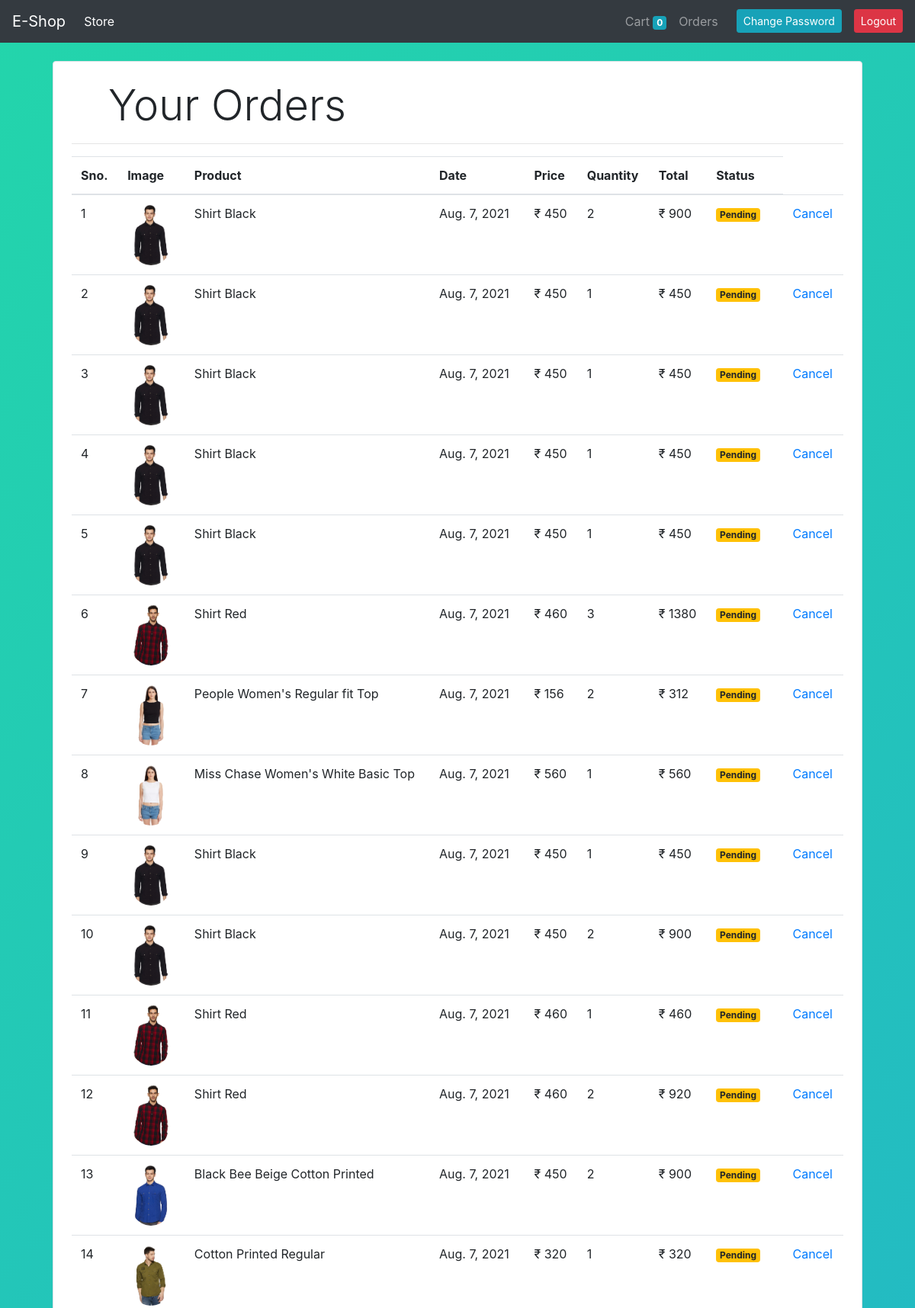
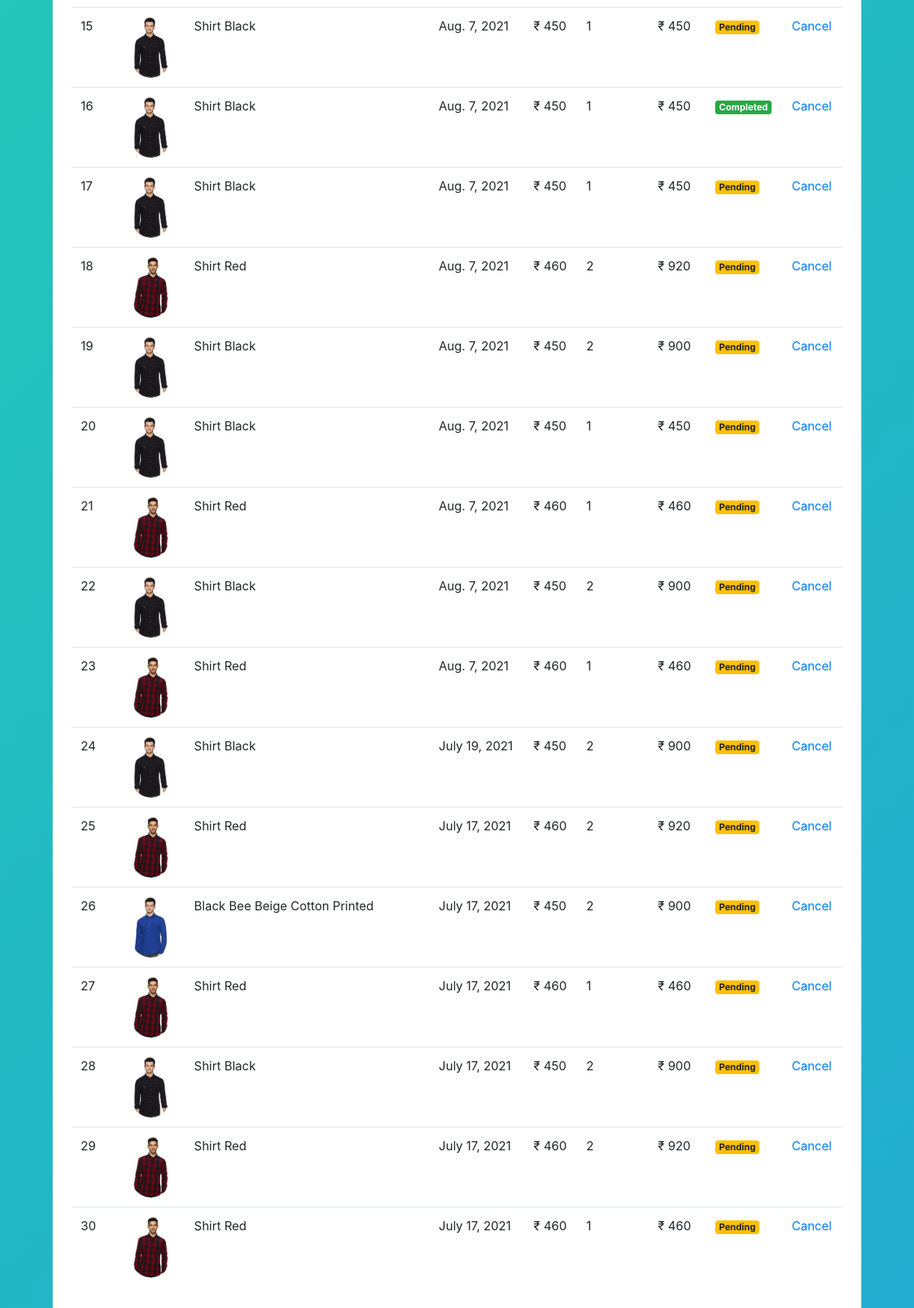
/orders (signed in), run on the app's committed database (2 pictures, top to bottom).
### store/models/orders.py (models this page shows, shortened)
class Order(models.Model):
    product = models.ForeignKey(Product,
                                on_delete=models.CASCADE)
    customer = models.ForeignKey(Customer,
                                 on_delete=models.CASCADE)
    quantity = models.IntegerField(default=1)
    price = models.IntegerField(null=False)
    address = models.CharField(max_length=50, default='', blank=False,null=False)
    phone = models.CharField(max_length=50, default='', blank=False,null=False)
    date = models.DateField(default=datetime.datetime.today)
    status = models.BooleanField(default=False)
    payment = models.CharField(max_length= 255)
    @staticmethod
    def get_orders_by_customer(customer_id):
        return Order.objects.filter(customer=customer_id).order_by('-date')

### store/models/product.py (models this page shows, shortened)
class Product(models.Model):
    name = models.CharField(max_length=50,null=False)
    price = models.IntegerField(default=0,null=False)
    category = models.ForeignKey(Category, on_delete=models.CASCADE, default=1)
    description = models.CharField(max_length=200, default='' , null=False , blank=False)
    image = models.ImageField(upload_to='uploads/products/',null=False)

### store/middlewares/auth.py (the view)
    def middleware(request):
        print(request.session.get('customer'))
        returnUrl = request.META['PATH_INFO']
        print(request.META['PATH_INFO'])
        if not request.session.get('customer'):
           return redirect(f'login?return_url={returnUrl}')
        response = get_response(request)
        return response

### store/templatetags/custom_filter.py (called while the page is built)
@register.filter(name='currency')
def currency(number):
    return "₹ "+str(number)

@register.filter(name='multiply')
def multiply(number , number1):
    return number * number1

### store/views/orders.py (called while the page is built)
    def get(self , request,pk=None ):
        if pk is not None:
            orders=Order.objects.get(pk=pk)
            orders.delete()
            return redirect('orders')
        customer = request.session.get('customer')
        orders = Order.get_orders_by_customer(customer)
        print(orders)
        return render(request , 'orders.html'  , {'orders' : orders})

### store/templates/orders.html
{% extends 'base.html' %}
{% block content %}
{% load cart %}
{% load custom_filter %}
<div class="container">
   <div class="border rounded p-4 m-4 bg-white">
        <p class="display-4 pl-4 ml-4">Your Orders</p>
        <hr>
        <table class="table">
            <thead>
                <tr>
                    <th>Sno.</th>
                    <th>Image</th>
                    <th>Product</th>
                    <th>Date</th>
                    <th>Price</th>
                    <th>Quantity</th>
                    <th>Total</th>
                    <th>Status</th>
                </tr>
            </thead>
            <tbody>
                {% for order in orders %}
                <tr>
                    <td>{{forloop.counter}}</td>
                    <td><img style="height: 80px;" class="rounded-circle" src="{{order.product.image.url}}" alt=""></td>
                    <td>{{order.product.name}}</td>
                    <td>{{order.date}}</td>
                    <td>{{order.price|currency}}</td>
                    <td>{{order.quantity}}</td>
                    <td>{{order.quantity|multiply:order.price|currency}}</td>
                    {% if order.status %}
                    <td><small class="badge badge-success">Completed</small></td>
                    {%else%}
                    <td><small class="badge badge-warning">Pending</small></td>
                    {% endif %}
                    <td><a href="orders/remove/{{order.id}}">Cancel</a></td>
                </tr>
                {% endfor %}
            </tbody>
        </table>
   </div>
</div>
{% endblock %}

### store/templates/base.html (shortened to what this page needs)
<!doctype html>
<html lang="en">
<head>
  <link rel="stylesheet" href="https://maxcdn.bootstrapcdn.com/bootstrap/4.0.0/css/bootstrap.min.css"
>
</head>
<body>
  <nav class="
  sticky-top navbar
  navbar-expand-lg
   navbar-dark bg-dark">
    <a class="navbar-brand" href="/">E-Shop</a>
    <div class="collapse navbar-collapse" id="navbarSupportedContent">
      <ul class="navbar-nav mr-auto">
        <li class="nav-item active">
          <a class="nav-link" href="/store">Store <span class="sr-only">(current)</span></a>
        </li>
      </ul>
      <ul class=" navbar-nav my-2 my-lg-0">
        <li class="nav-item ">
          <a class="nav-link" href="/cart">Cart
            <span class="badge badge-info">{{request.session.cart.keys|length}}</span>
            <span class="sr-only">(current)</span></a>
        </li>
        {% if request.session.customer %}
        <li class="nav-item ">
          <a class="nav-link" href="/orders">Orders<span class="sr-only">(current)</span></a>
        </li>
        </li><li class="nav-item ">
          <a class="btn btn-sm btn-info ml-3 mt-1" href="/change">Change Password<span class="sr-only">(current)</span></a>
        </li>
        <li class="nav-item ">
          <a class="btn btn-sm btn-danger ml-3 mt-1" href="/logout">Logout<span class="sr-only">(current)</span></a>
        {% endif %}
      </ul>
    </div>
  </nav>
    {% block content %}{% endblock %}
</body>
</html>

### store/templates/base.html (style rules this page uses)
nav { background-color: white; }
body { background: linear-gradient(-45deg, #ee7752, #e73c7e, #23a6d5, #23d5ab); background-size: 1000vh 1000vh; animation: gradient 15s ease infinite; }

### data on the page
Order: product.image (picture), product.name "Shirt Black", date "Aug. 7, 2021", price "₹ 450", quantity "2", quantity|multiply "₹ 900", status "Pending"
Order: product.image (picture), product.name "Shirt Black", date "Aug. 7, 2021", price "₹ 450", quantity "1", quantity|multiply "₹ 450", status "Pending"
Order: product.image (picture), product.name "Shirt Black", date "Aug. 7, 2021", price "₹ 450", quantity "1", quantity|multiply "₹ 450", status "Pending"
Order: product.image (picture), product.name "Shirt Black", date "Aug. 7, 2021", price "₹ 450", quantity "1", quantity|multiply "₹ 450", status "Pending"
Order: product.image (picture), product.name "Shirt Black", date "Aug. 7, 2021", price "₹ 450", quantity "1", quantity|multiply "₹ 450", status "Pending"
Order: product.image (picture), product.name "Shirt Red", date "Aug. 7, 2021", price "₹ 460", quantity "3", quantity|multiply "₹ 1380", status "Pending"
Order: product.image (picture), product.name "People Women's Regular fit Top", date "Aug. 7, 2021", price "₹ 156", quantity "2", quantity|multiply "₹ 312", status "Pending"
Order: product.image (picture), product.name "Miss Chase Women's White Basic Top", date "Aug. 7, 2021", price "₹ 560", quantity "1", quantity|multiply "₹ 560", status "Pending"
Order: product.image (picture), product.name "Shirt Black", date "Aug. 7, 2021", price "₹ 450", quantity "1", quantity|multiply "₹ 450", status "Pending"
Order: product.image (picture), product.name "Shirt Black", date "Aug. 7, 2021", price "₹ 450", quantity "2", quantity|multiply "₹ 900", status "Pending"
Order: product.image (picture), product.name "Shirt Red", date "Aug. 7, 2021", price "₹ 460", quantity "1", quantity|multiply "₹ 460", status "Pending"
Order: product.image (picture), product.name "Shirt Red", date "Aug. 7, 2021", price "₹ 460", quantity "2", quantity|multiply "₹ 920", status "Pending"
Order: product.image (picture), product.name "Black Bee Beige Cotton Printed", date "Aug. 7, 2021", price "₹ 450", quantity "2", quantity|multiply "₹ 900", status "Pending"
Order: product.image (picture), product.name "Cotton Printed Regular", date "Aug. 7, 2021", price "₹ 320", quantity "1", quantity|multiply "₹ 320", status "Pending"
Order: product.image (picture), product.name "Shirt Black", date "Aug. 7, 2021", price "₹ 450", quantity "1", quantity|multiply "₹ 450", status "Pending"
Order: product.image (picture), product.name "Shirt Black", date "Aug. 7, 2021", price "₹ 450", quantity "1", quantity|multiply "₹ 450", status "Completed"
Order: product.image (picture), product.name "Shirt Black", date "Aug. 7, 2021", price "₹ 450", quantity "1", quantity|multiply "₹ 450", status "Pending"
Order: product.image (picture), product.name "Shirt Red", date "Aug. 7, 2021", price "₹ 460", quantity "2", quantity|multiply "₹ 920", status "Pending"
Order: product.image (picture), product.name "Shirt Black", date "Aug. 7, 2021", price "₹ 450", quantity "2", quantity|multiply "₹ 900", status "Pending"
Order: product.image (picture), product.name "Shirt Black", date "Aug. 7, 2021", price "₹ 450", quantity "1", quantity|multiply "₹ 450", status "Pending"
Order: product.image (picture), product.name "Shirt Red", date "Aug. 7, 2021", price "₹ 460", quantity "1", quantity|multiply "₹ 460", status "Pending"
Order: product.image (picture), product.name "Shirt Black", date "Aug. 7, 2021", price "₹ 450", quantity "2", quantity|multiply "₹ 900", status "Pending"
Order: product.image (picture), product.name "Shirt Red", date "Aug. 7, 2021", price "₹ 460", quantity "1", quantity|multiply "₹ 460", status "Pending"
Order: product.image (picture), product.name "Shirt Black", date "July 19, 2021", price "₹ 450", quantity "2", quantity|multiply "₹ 900", status "Pending"
Order: product.image (picture), product.name "Shirt Red", date "July 17, 2021", price "₹ 460", quantity "2", quantity|multiply "₹ 920", status "Pending"
Order: product.image (picture), product.name "Black Bee Beige Cotton Printed", date "July 17, 2021", price "₹ 450", quantity "2", quantity|multiply "₹ 900", status "Pending"
Order: product.image (picture), product.name "Shirt Red", date "July 17, 2021", price "₹ 460", quantity "1", quantity|multiply "₹ 460", status "Pending"
Order: product.image (picture), product.name "Shirt Black", date "July 17, 2021", price "₹ 450", quantity "2", quantity|multiply "₹ 900", status "Pending"
Order: product.image (picture), product.name "Shirt Red", date "July 17, 2021", price "₹ 460", quantity "2", quantity|multiply "₹ 920", status "Pending"
Order: product.image (picture), product.name "Shirt Red", date "July 17, 2021", price "₹ 460", quantity "1", quantity|multiply "₹ 460", status "Pending"

### other printed values
{{ request.session.cart.keys|length }} "0"
